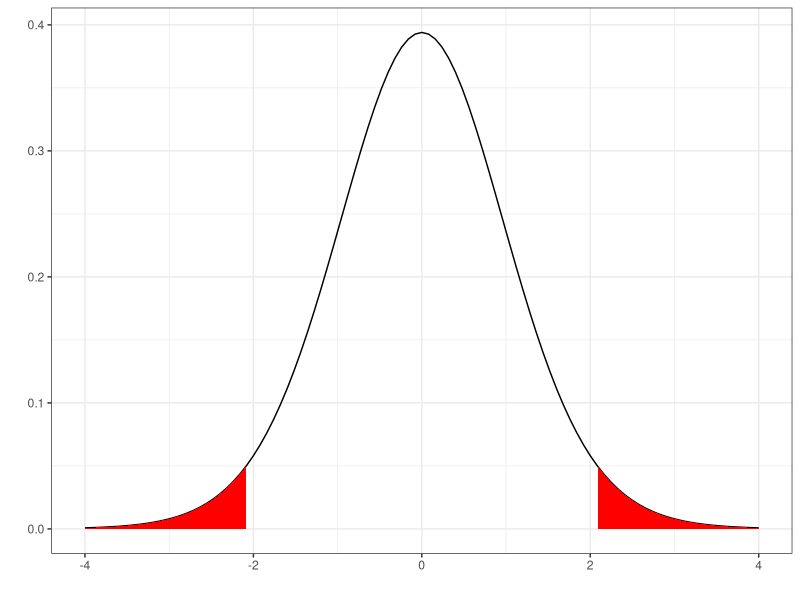

Source code (R):
library(ggplot2)
ggplot(data = NULL) +
  stat_function(aes(xmin = -4,
                    xmax = 4),
                fun = dt,
                args = list(df = 20)) +
  geom_ribbon(
    data = data.frame(
      X = x<-seq(-4, qt(p = 0.025, df = 20), len=1000),
      Y = dt(x, df = 20)),
    aes(x = X, y = Y, ymin = 0, ymax = Y),
    fill = "red") +
  geom_ribbon(
    data = data.frame(
      X = x<-seq(qt(p = 0.975, df = 20, lower.tail = TRUE), 4, len=1000),
      Y = dt(x, df = 20)),
    aes(x = X, y = Y, ymin = 0, ymax = Y),
    fill = "red") +
  xlab("") +
  ylab("") +
  theme_bw()
